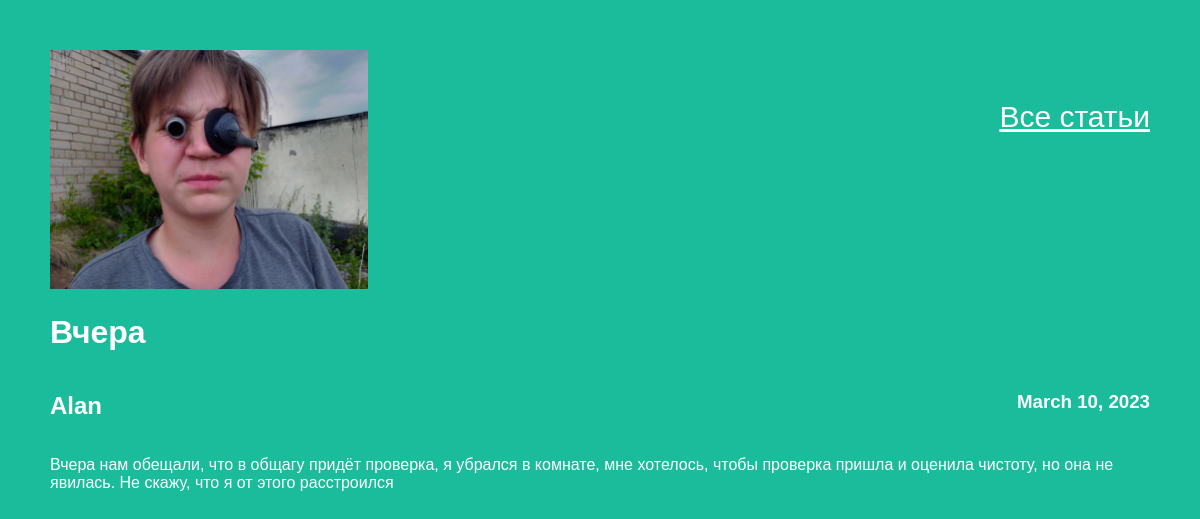
Page /article/3 on the committed database.
### articles/models.py (models this page shows, shortened)
class Article(models.Model):
    title = models.CharField(max_length=200)
    author = models.ForeignKey(User, on_delete=models.CASCADE)
    text = models.TextField()
    created_date = models.DateField(auto_now_add=True)

### articles/views.py (the view)
# urls.py: re_path(r'^article/(?P<article_id>\d+)$', views.get_article, name='get_article'),
def get_article(request, article_id):
    try:
        post = Article.objects.get(id=article_id)
        return render(request, 'article.html', {"post": post})
    except Article.DoesNotExist:
        raise Http404

### articles/templates/article.html (shortened to what this page needs)
<!DOCTYPE html>
{% load static %}
<html lang="en">
<head>
    <link rel="stylesheet" href=" {% static 'articles/css/article.css' %}">
</head>
<body>
    <img width="318 px" src="{% static 'articles/img/cyper_pyrate.png' %}" alt="Кибер-Пират">
    <a class="main_menu" href="/">Все статьи</a>
    <div>
        <h1>{{post.title}}</h1>
        <div id="nd">
            <h2>{{post.author}}</h2>
            <h3>{{post.created_date}}</h3>
        </div>
        <p>{{post.text}}</p>
    </div>
</body>
</html>

### articles/static/articles/css/article.css (style rules this page uses)
body { background: #1abc9c; font-family: Tahoma, Arial, sans-serif; color: #ffffff; margin-left: 50px; margin-right: 50px; margin-top: 50px; }
a { color: #ffffff; font-size: 30px; }
.main_menu { float: right; margin-top: 50px; }
#nd { display: flex; justify-content: space-between; }

### rows in the picture
Article: title "Вчера", author "Alan", created_date "March 10, 2023", text "Вчера нам обещали, что в общагу придёт проверка, я убрался в комнате, мне хотелось, чтобы проверка пришла и оценила чистоту, но она не явилась. Не скажу, что я от этого расстроился"
